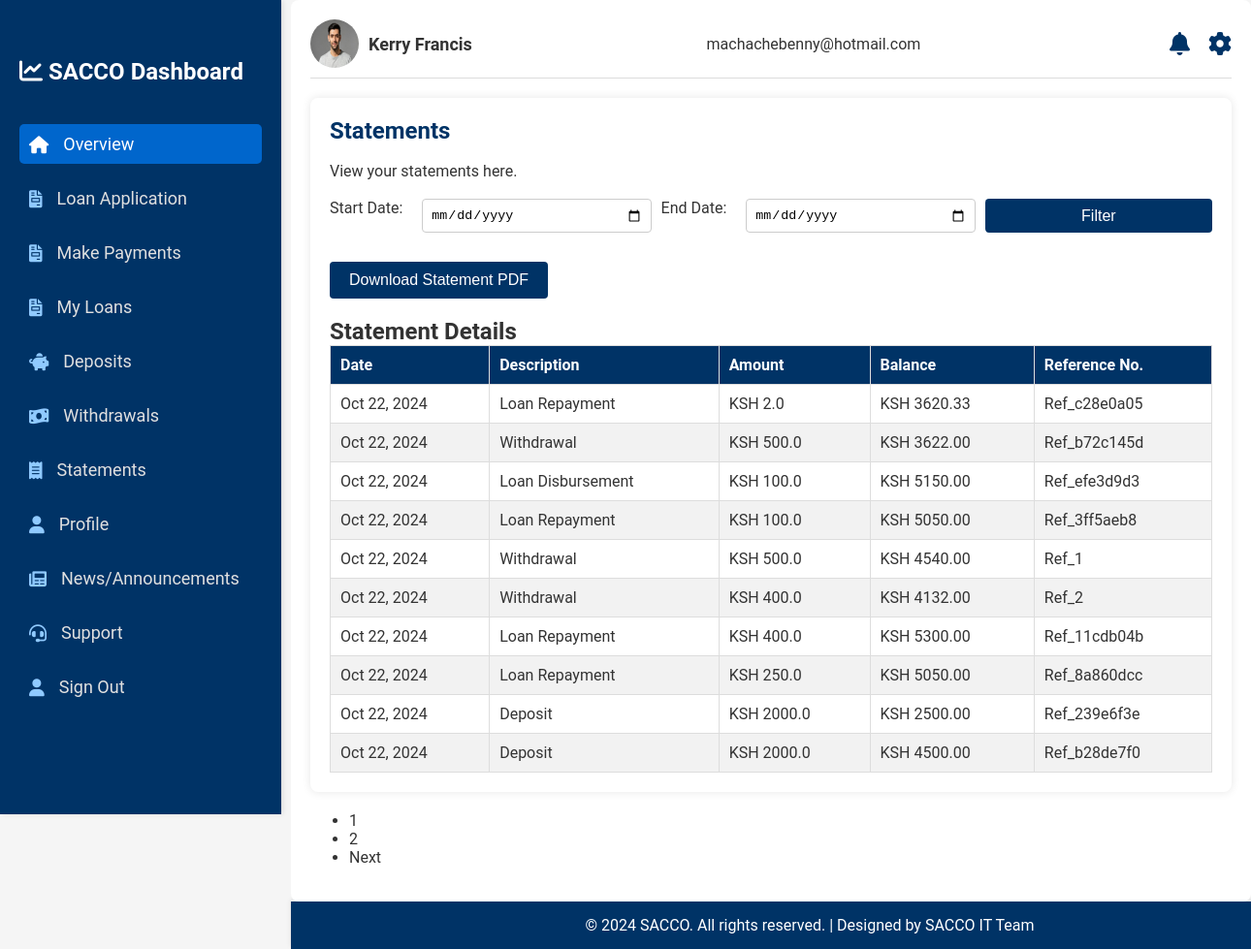
The app's page /statements (signed in) with its own data.
### main_app/models.py (models this page shows, shortened)
class User_personalData(db.Model):
    id = db.Column(db.Integer, primary_key=True)
    user_id = db.Column(db.String, db.ForeignKey('user.user_id'), nullable=False)  # Foreign Key
    user = db.relationship('User', back_populates='personal_data', lazy=True)
    surname = db.Column(db.String(30), nullable=False)
    other_names = db.Column(db.String(120), nullable=False)
    income = db.Column(db.Float, nullable=False)
    dob = db.Column(db.String(20), nullable=False)
    id_number = db.Column(db.Integer, unique=True, nullable=False)
    telephone_no = db.Column(db.String(20), unique=True, nullable=False)
    address = db.Column(db.String(50), nullable=False)
    postal_code= db.Column(db.Integer, nullable=False)
    gender= db.Column(db.String(5), nullable=False)
    user_profile = db.Column(db.String(20), nullable=False, default="user.jpeg")
    id_profile = db.Column(db.String(20), nullable=False, default="user.jpeg")

class User(db.Model, UserMixin):
    user_id = db.Column(db.String(10), primary_key=True)
    username = db.Column(db.String(30), unique=True, nullable=False)
    email = db.Column(db.String(120), unique=True, nullable=False)
    role = db.Column(db.String(6), nullable=False)
    password = db.Column(db.String, nullable=False)
    personal_data = db.relationship('User_personalData', back_populates='user', uselist=False)
    personal_loan = db.relationship("Loan", back_populates="loan_user", uselist=False)
    account = db.relationship('Account', back_populates='user', uselist=False)
    withdrawals = db.relationship('Withdrawals', back_populates='user', uselist=False)
    deposits = db.relationship('Deposit', back_populates='user', uselist=False)
    transactions = db.relationship('Transaction', back_populates='user', uselist=False)

class Transaction(db.Model):
    id = db.Column(db.Integer, primary_key=True)
    user_id = db.Column(db.Integer, db.ForeignKey('user.user_id'), nullable=False)
    user = db.relationship('User', back_populates='transactions', uselist=False)
    transaction_type = db.Column(db.String(50))  # 'deposit', 'repayment', 'withdraw', 'disbursement'
    amount = db.Column(db.Float, nullable=False)
    method = db.Column(db.String(50), nullable=False)
    account_type = db.Column(db.String(50), nullable=False)
    transaction_date = db.Column(db.DateTime, default=datetime.now())
    reference_no = db.Column(db.String(50), nullable=False)
    balance = db.Column(db.Float, nullable=False)

### main_app/routes.py (the view)
@app.route("/statements", methods=['POST', 'GET'])
@login_required
def statements():
    page = request.args.get('page', 1, type=int)
    per_page=10
    transactions = Transaction.query.filter_by(user_id=current_user.user_id).order_by(Transaction.transaction_date.desc()).paginate(page=page, per_page=per_page)
    return render_template('user/statements.html', transactions=transactions, title="Statements | SACCO Dashboard")

### main_app/models.py (called while the page is built)
@login_manager.user_loader
def load_user(user_id):
    user_id = str(user_id)
    if user_id.startswith('user_'):
        return User.query.get(user_id)
    elif user_id.startswith('admin_'):
        return Admin.query.get(user_id)
    return None  # Return None if no user/admin is found

### main_app/templates/user/statements.html (shortened to what this page needs)
{% extends "user/layout.html" %}
{% block content %}
<div class="statements">
    <h1>Statements</h1>
    <p>View your statements here.</p>
    <div class="statements-filter">
        <form action="{{ url_for('filter_statements') }}" method="post">
            <label for="start-date">Start Date:</label>
            <input type="date" id="start-date" name="start-date" required>
            <label for="end-date">End Date:</label>
            <input type="date" id="end-date" name="end-date" required>
            <button type="submit">Filter</button>
        </form>
    </div>
    <div class="download-pdf">
        <a href="{{ url_for('download_statement') }}" class="btn btn-primary"><button>Download Statement PDF</button></a>
    </div>
    <div class="statements-table">
        <h2>Statement Details</h2>
        <table>
            <thead>
                <tr>
                    <th>Date</th>
                    <th>Description</th>
                    <th>Amount</th>
                    <th>Balance</th>
                    <th>Reference No.</th>
                </tr>
            </thead>
            <tbody>
                {% for transaction in transactions.items %}
                <tr>
                    <td>{{ transaction.transaction_date.strftime('%b %d, %Y') }}</td>
                    <td>{{ transaction.transaction_type }}</td>
                    <td>KSH {{ transaction.amount }}</td>
                    <td>KSH {{ '{:.2f}'.format(transaction.balance) }}</td>
                    <td>{{ transaction.reference_no }}</td>
                </tr>
                {% endfor %}
            </tbody>
        </table>
    </div>
</div>
<nav aria-label="Page navigation">
    <ul class="pagination">
        {% for page_num in transactions.iter_pages() %}
            <li class="page-item {% if page_num == transactions.page %}active{% endif %}">
                <a class="page-link" href="{{ url_for('filter_statements', page=page_num) }}">{{ page_num }}</a>
            </li>
        {% endfor %}
        {% if transactions.has_next %}
            <li class="page-item">
                <a class="page-link" href="{{ url_for('filter_statements', page=transactions.next_num) }}">Next</a>
            </li>
        {% endif %}
    </ul>
</nav>
{% endblock content %}

### main_app/templates/user/layout.html (shortened to what this page needs)
<!DOCTYPE html>
<html lang="en">
<head>
    {% block head %}
    <link rel="stylesheet" href="{{ url_for('static', filename='/css/styles.css') }}">
    <link rel="stylesheet" href="https://cdnjs.cloudflare.com/ajax/libs/font-awesome/6.0.0-beta3/css/all.min.css">
    {% endblock %}
</head>
<body>
    <div class="dashboard">
        <div class="sidebar">
            <h2><i class="fas fa-chart-line"></i> SACCO Dashboard</h2>
                <ul>
                    <li><a href="{{ url_for('home') }}" class="active"><i class="fas fa-home"></i> Overview</a></li>
                    <li><a href="{{ url_for('application') }}"><i class="fas fa-file-invoice"></i> Loan Application</a></li>
                    <li><a href="{{ url_for('repay_loan') }}"><i class="fas fa-file-invoice"></i> Make Payments </a></li>
                    <li><a href="{{ url_for('loan_application_status') }}"><i class="fas fa-file-invoice"></i> My Loans </a></li>
                    <li><a href="{{ url_for('deposit') }}"><i class="fas fa-piggy-bank"></i> Deposits</a></li>
                    <li><a href="{{ url_for('withdrawals') }}"><i class="fas fa-money-bill-wave"></i> Withdrawals</a></li>
                    <li><a href="{{ url_for('statements') }}"><i class="fas fa-receipt"></i> Statements</a></li>
                    <li><a href="{{ url_for('profile') }}"><i class="fas fa-user"></i> Profile</a></li>
                    <li><a href="{{ url_for('news') }}"><i class="fas fa-newspaper"></i> News/Announcements</a></li>
                    <li><a href="{{ url_for('support') }}"><i class="fas fa-headset"></i> Support</a></li>
                    <li><a href="{{ url_for('logout') }}"><i class="fas fa-user"></i> Sign Out</a></li>
                </ul>
        </div>
        <div class="main-content">
            <header>
                <div class="user-info">
                    {% if current_user.personal_data %}
                    <img src="{{ url_for('static', filename='assets/' + current_user.personal_data.user_profile) }}"
                        alt="User" class="user-icon">
                    {% else %}
                    <img src="{{ url_for('static', filename='assets/user.jpeg') }}" alt="User" class="user-icon">
                    {% endif %}
                    {% if current_user.personal_data %}
                    <span class="user-name">{{ current_user.personal_data.other_names ~ ' ' ~ current_user.personal_data.surname }}</span>
                    {% else %}
                    <span class="user-name">{{ current_user.username }}</span>
                    {% endif %}
                </div>
                <div class="user-email">{{ current_user.email }}</div>
                <div class="header-icons">
                    <i class="notification-icon fas fa-bell" onclick="showNotificationPopup()"></i>
                    <i class="settings-icon fas fa-cog"></i>
                </div>
            </header>
            {% block content %}{% endblock %}
        </div>
    </div>
    <footer>
        <p>© 2024 SACCO. All rights reserved. | Designed by SACCO IT Team</p>
    </footer>
</body>
</html>

### main_app/static/css/styles.css (style rules this page uses)
body { font-family: 'Roboto', sans-serif; margin: 0; padding: 0; color: #333; background-color: #f5f5f5; }
a { text-decoration: none; color: inherit; }
h1, h2, h3, h4, h5, h6 { margin: 0; padding: 0; }
.dashboard { display: flex; min-height: 100vh; }
.sidebar { width: 250px; background-color: #003366; color: #fff; height: 100vh; padding: 20px; box-shadow: 2px 0 5px rgba(0, 0, 0, 0.1); position: fixed; top: 0; left: 0; transition: width 0.3s ease; }
.sidebar h2 { margin-top: 40px; font-size: 24px; margin-bottom: 40px; }
.sidebar ul { list-style: none; padding: 0; }
.sidebar ul li { margin: 15px 0; }
.sidebar ul li a { color: #e0e0e0; font-size: 18px; display: flex; align-items: center; padding: 10px; border-radius: 5px; transition: background-color 0.3s ease, color 0.3s ease; }
.sidebar ul li a i { margin-right: 15px; color: #90caff; }
.sidebar ul li a.active { background-color: #0066cc; color: #fff; }
.sidebar ul li a.active i { color: #fff; }
.main-content { flex-grow: 1; margin-left: 300px; padding: 20px; background-color: #fff; border-radius: 8px; }
header { display: flex; justify-content: space-between; align-items: center; margin-bottom: 20px; border-bottom: 1px solid #ddd; padding-bottom: 10px; }
.user-info { display: flex; align-items: center; }
.user-info .user-icon { width: 50px; height: 50px; border-radius: 50%; margin-right: 10px; }
.user-info .user-name { font-size: 18px; font-weight: bold; }
.header-icons i { font-size: 24px; margin-left: 15px; cursor: pointer; color: #003366; transition: color 0.3s ease, transform 0.3s ease; }
.transactions, .loan-application, .deposits, .savings, .statements, .notifications, .profile, .news, .support { background-color: #fff; padding: 20px; border-radius: 8px; box-shadow: 0 0 10px rgba(0, 0, 0, 0.1); margin-bottom: 20px; }
.transactions h1, .loan-application h1, .deposits h1, .savings h1, .statements h1, .notifications h1, .profile h1, .news h1, .support h1 { font-size: 24px; color: #003366; margin-bottom: 15px; }
.transactions p, .loan-application p, .deposits p, .savings p, .statements p, .notifications p, .profile p, .news p, .support p { font-size: 16px; line-height: 1.5; }
footer { background-color: #003366; color: #fff; text-align: center; padding: 15px; margin-left: 300px; width: calc(100% - 250px); bottom: 0; left: 250px; box-shadow: 0 -2px 5px rgba(0, 0, 0, 0.1); transition: left 0.3s ease, width 0.3s ease; }
footer p { margin: 0; }
button { padding: 12px 20px; background-color: #003366; color: #fff; border: none; border-radius: 8px; cursor: pointer; font-size: 16px; transition: background-color 0.3s ease; }
.statements { margin-top: 20px; }
.statements-filter { margin-bottom: 20px; }
.statements-filter form { display: flex; flex-wrap: wrap; gap: 10px; }
.statements-filter label { margin-right: 10px; }
.statements-filter input, .statements-filter select, .statements-filter button { padding: 8px; border: 1px solid #ccc; border-radius: 4px; flex: 1; min-width: 150px; }
.statements-filter button { background-color: #003366; color: #ffffff; border: none; cursor: pointer; }
.download-pdf { margin-top: 20px; }
.download-pdf button { padding: 10px 20px; border: none; border-radius: 4px; background-color: #003366; color: #ffffff; cursor: pointer; font-size: 1em; margin-top: 10px; margin-bottom: 20px; }
.statements-table table { width: 100%; border-collapse: collapse; }
.statements-table th, .statements-table td { border: 1px solid #ddd; padding: 10px; text-align: left; }
.statements-table th { background-color: #003366; color: #ffffff; }
.statements-table tr:nth-child(even) { background-color: #f2f2f2; }

### records on screen
User_personalData: user_profile (placeholder picture), personal_data "Kerry Francis"
User: email "machachebenny@hotmail.com"
Transaction: balance "3620.33"
Transaction: balance "3622.00"
Transaction: balance "5150.00"
Transaction: balance "5050.00"
Transaction: balance "4540.00"
Transaction: balance "4132.00"
Transaction: balance "5300.00"
Transaction: balance "5050.00"
Transaction: balance "2500.00"
Transaction: balance "4500.00"

### other values on screen
{{ page_num }} "1" "2"
